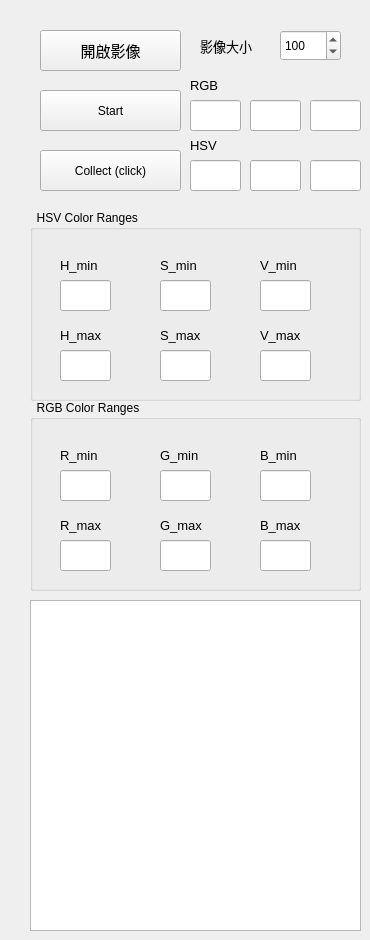
    <widget class="QWidget" name="tab">
     <attribute name="title">
      <string>Color Extract</string>
     </attribute>
     <widget class="QGroupBox" name="groupBox">
      <property name="geometry">
       <rect>
        <x>30</x>
        <y>210</y>
        <width>331</width>
        <height>191</height>
       </rect>
      </property>
      <property name="title">
       <string>  HSV Color Ranges  </string>
      </property>
      <widget class="QLabel" name="label_31">
       <property name="geometry">
        <rect>
         <x>30</x>
         <y>40</y>
         <width>61</width>
         <height>31</height>
        </rect>
       </property>
       <property name="font">
        <font>
         <pointsize>10</pointsize>
        </font>
       </property>
       <property name="text">
        <string>H_min</string>
       </property>
      </widget>
      <widget class="QLabel" name="label_32">
       <property name="geometry">
        <rect>
         <x>130</x>
         <y>40</y>
         <width>61</width>
         <height>31</height>
        </rect>
       </property>
       <property name="font">
        <font>
         <pointsize>10</pointsize>
        </font>
       </property>
       <property name="text">
        <string>S_min</string>
       </property>
      </widget>
      <widget class="QLabel" name="label_33">
       <property name="geometry">
        <rect>
         <x>230</x>
         <y>40</y>
         <width>61</width>
         <height>31</height>
        </rect>
       </property>
       <property name="font">
        <font>
         <pointsize>10</pointsize>
        </font>
       </property>
       <property name="text">
        <string>V_min</string>
       </property>
      </widget>
      <widget class="QLineEdit" name="lineEdit_H_Min">
       <property name="geometry">
        <rect>
         <x>30</x>
         <y>70</y>
         <width>51</width>
         <height>31</height>
        </rect>
       </property>
      </widget>
      <widget class="QLineEdit" name="lineEdit_S_Min">
       <property name="geometry">
        <rect>
         <x>130</x>
         <y>70</y>
         <width>51</width>
         <height>31</height>
        </rect>
       </property>
      </widget>
      <widget class="QLineEdit" name="lineEdit_V_Min">
       <property name="geometry">
        <rect>
         <x>230</x>
         <y>70</y>
         <width>51</width>
         <height>31</height>
        </rect>
       </property>
      </widget>
      <widget class="QLineEdit" name="lineEdit_H_Max">
       <property name="geometry">
        <rect>
         <x>30</x>
         <y>140</y>
         <width>51</width>
         <height>31</height>
        </rect>
       </property>
      </widget>
      <widget class="QLabel" name="label_34">
       <property name="geometry">
        <rect>
         <x>130</x>
         <y>110</y>
         <width>61</width>
         <height>31</height>
        </rect>
       </property>
       <property name="font">
        <font>
         <pointsize>10</pointsize>
        </font>
       </property>
       <property name="text">
        <string>S_max</string>
       </property>
      </widget>
      <widget class="QLabel" name="label_35">
       <property name="geometry">
        <rect>
         <x>230</x>
         <y>110</y>
         <width>61</width>
         <height>31</height>
        </rect>
       </property>
       <property name="font">
        <font>
         <pointsize>10</pointsize>
        </font>
       </property>
       <property name="text">
        <string>V_max</string>
       </property>
      </widget>
      <widget class="QLineEdit" name="lineEdit_S_Max">
       <property name="geometry">
        <rect>
         <x>130</x>
         <y>140</y>
         <width>51</width>
         <height>31</height>
        </rect>
       </property>
      </widget>
      <widget class="QLineEdit" name="lineEdit_V_Max">
       <property name="geometry">
        <rect>
         <x>230</x>
         <y>140</y>
         <width>51</width>
         <height>31</height>
        </rect>
       </property>
      </widget>
      <widget class="QLabel" name="label_36">
       <property name="geometry">
        <rect>
         <x>30</x>
         <y>110</y>
         <width>61</width>
         <height>31</height>
        </rect>
       </property>
       <property name="font">
        <font>
         <pointsize>10</pointsize>
        </font>
       </property>
       <property name="text">
        <string>H_max</string>
       </property>
      </widget>
     </widget>
     <widget class="QLabel" name="label_30">
      <property name="geometry">
       <rect>
        <x>200</x>
        <y>30</y>
        <width>71</width>
        <height>31</height>
       </rect>
      </property>
      <property name="font">
       <font>
        <pointsize>10</pointsize>
       </font>
      </property>
      <property name="text">
       <string>影像大小</string>
      </property>
     </widget>
     <widget class="QPushButton" name="pushButton_Load_Image_Color">
      <property name="geometry">
       <rect>
        <x>40</x>
        <y>30</y>
        <width>141</width>
        <height>41</height>
       </rect>
      </property>
      <property name="font">
       <font>
        <family>Arial</family>
        <pointsize>11</pointsize>
       </font>
      </property>
      <property name="text">
       <string>開啟影像</string>
      </property>
     </widget>
     <widget class="QSpinBox" name="spinBox_Scale_Color">
      <property name="geometry">
       <rect>
        <x>280</x>
        <y>30</y>
        <width>61</width>
        <height>31</height>
       </rect>
      </property>
      <property name="minimum">
       <number>10</number>
      </property>
      <property name="maximum">
       <number>500</number>
      </property>
      <property name="singleStep">
       <number>5</number>
      </property>
      <property name="value">
       <number>100</number>
      </property>
     </widget>
     <widget class="QTextEdit" name="textEdit_Color">
      <property name="geometry">
       <rect>
        <x>30</x>
        <y>600</y>
        <width>331</width>
        <height>331</height>
       </rect>
      </property>
     </widget>
     <widget class="QPushButton" name="pushButton_Color_Track">
      <property name="geometry">
       <rect>
        <x>40</x>
        <y>90</y>
        <width>141</width>
        <height>41</height>
       </rect>
      </property>
      <property name="text">
       <string>Start</string>
      </property>
     </widget>
     <widget class="QGroupBox" name="groupBox_2">
      <property name="geometry">
       <rect>
        <x>30</x>
        <y>400</y>
        <width>331</width>
        <height>191</height>
       </rect>
      </property>
      <property name="title">
       <string>  RGB Color Ranges  </string>
      </property>
      <widget class="QLabel" name="label_37">
       <property name="geometry">
        <rect>
         <x>30</x>
         <y>40</y>
         <width>61</width>
         <height>31</height>
        </rect>
       </property>
       <property name="font">
        <font>
         <pointsize>10</pointsize>
        </font>
       </property>
       <property name="text">
        <string>R_min</string>
       </property>
      </widget>
      <widget class="QLabel" name="label_38">
       <property name="geometry">
        <rect>
         <x>130</x>
         <y>40</y>
         <width>61</width>
         <height>31</height>
        </rect>
       </property>
       <property name="font">
        <font>
         <pointsize>10</pointsize>
        </font>
       </property>
       <property name="text">
        <string>G_min</string>
       </property>
      </widget>
      <widget class="QLabel" name="label_40">
       <property name="geometry">
        <rect>
         <x>230</x>
         <y>40</y>
         <width>61</width>
         <height>31</height>
        </rect>
       </property>
       <property name="font">
        <font>
         <pointsize>10</pointsize>
        </font>
       </property>
       <property name="text">
        <string>B_min</string>
       </property>
      </widget>
      <widget class="QLineEdit" name="lineEdit_R_Min">
       <property name="geometry">
        <rect>
         <x>30</x>
         <y>70</y>
         <width>51</width>
         <height>31</height>
        </rect>
       </property>
      </widget>
      <widget class="QLineEdit" name="lineEdit_G_Min">
       <property name="geometry">
        <rect>
         <x>130</x>
         <y>70</y>
         <width>51</width>
         <height>31</height>
        </rect>
       </property>
      </widget>
      <widget class="QLineEdit" name="lineEdit_B_Min">
       <property name="geometry">
        <rect>
         <x>230</x>
         <y>70</y>
         <width>51</width>
         <height>31</height>
        </rect>
       </property>
      </widget>
      <widget class="QLineEdit" name="lineEdit_R_Max">
       <property name="geometry">
        <rect>
         <x>30</x>
         <y>140</y>
         <width>51</width>
         <height>31</height>
        </rect>
       </property>
      </widget>
      <widget class="QLabel" name="label_41">
       <property name="geometry">
        <rect>
         <x>130</x>
         <y>110</y>
         <width>61</width>
         <height>31</height>
        </rect>
       </property>
       <property name="font">
        <font>
         <pointsize>10</pointsize>
        </font>
       </property>
       <property name="text">
        <string>G_max</string>
       </property>
      </widget>
      <widget class="QLabel" name="label_42">
       <property name="geometry">
        <rect>
         <x>230</x>
         <y>110</y>
         <width>61</width>
         <height>31</height>
        </rect>
       </property>
       <property name="font">
        <font>
         <pointsize>10</pointsize>
        </font>
       </property>
       <property name="text">
        <string>B_max</string>
       </property>
      </widget>
      <widget class="QLineEdit" name="lineEdit_G_Max">
       <property name="geometry">
        <rect>
         <x>130</x>
         <y>140</y>
         <width>51</width>
         <height>31</height>
        </rect>
       </property>
      </widget>
      <widget class="QLineEdit" name="lineEdit_B_Max">
       <property name="geometry">
        <rect>
         <x>230</x>
         <y>140</y>
         <width>51</width>
         <height>31</height>
        </rect>
       </property>
      </widget>
      <widget class="QLabel" name="label_43">
       <property name="geometry">
        <rect>
         <x>30</x>
         <y>110</y>
         <width>61</width>
         <height>31</height>
        </rect>
       </property>
       <property name="font">
        <font>
         <pointsize>10</pointsize>
        </font>
       </property>
       <property name="text">
        <string>R_max</string>
       </property>
      </widget>
     </widget>
     <widget class="QLineEdit" name="lineEdit_R">
      <property name="geometry">
       <rect>
        <x>190</x>
        <y>100</y>
        <width>51</width>
        <height>31</height>
       </rect>
      </property>
     </widget>
     <widget class="QLineEdit" name="lineEdit_G">
      <property name="geometry">
       <rect>
        <x>250</x>
        <y>100</y>
        <width>51</width>
        <height>31</height>
       </rect>
      </property>
     </widget>
     <widget class="QLineEdit" name="lineEdit_B">
      <property name="geometry">
       <rect>
        <x>310</x>
        <y>100</y>
        <width>51</width>
        <height>31</height>
       </rect>
      </property>
     </widget>
     <widget class="QLineEdit" name="lineEdit_V">
      <property name="geometry">
       <rect>
        <x>310</x>
        <y>160</y>
        <width>51</width>
        <height>31</height>
       </rect>
      </property>
     </widget>
     <widget class="QLineEdit" name="lineEdit_H">
      <property name="geometry">
       <rect>
        <x>190</x>
        <y>160</y>
        <width>51</width>
        <height>31</height>
       </rect>
      </property>
     </widget>
     <widget class="QLineEdit" name="lineEdit_S">
      <property name="geometry">
       <rect>
        <x>250</x>
        <y>160</y>
        <width>51</width>
        <height>31</height>
       </rect>
      </property>
     </widget>
     <widget class="QLabel" name="label_44">
      <property name="geometry">
       <rect>
        <x>190</x>
        <y>70</y>
        <width>71</width>
        <height>31</height>
       </rect>
      </property>
      <property name="font">
       <font>
        <pointsize>10</pointsize>
       </font>
      </property>
      <property name="text">
       <string>RGB</string>
      </property>
     </widget>
     <widget class="QLabel" name="label_45">
      <property name="geometry">
       <rect>
        <x>190</x>
        <y>130</y>
        <width>71</width>
        <height>31</height>
       </rect>
      </property>
      <property name="font">
       <font>
        <pointsize>10</pointsize>
       </font>
      </property>
      <property name="text">
       <string>HSV</string>
      </property>
     </widget>
     <widget class="QPushButton" name="pushButton_Color_Collect">
      <property name="geometry">
       <rect>
        <x>40</x>
        <y>150</y>
        <width>141</width>
        <height>41</height>
       </rect>
      </property>
      <property name="text">
       <string>Collect (click)</string>
      </property>
     </widget>
    </widget>
